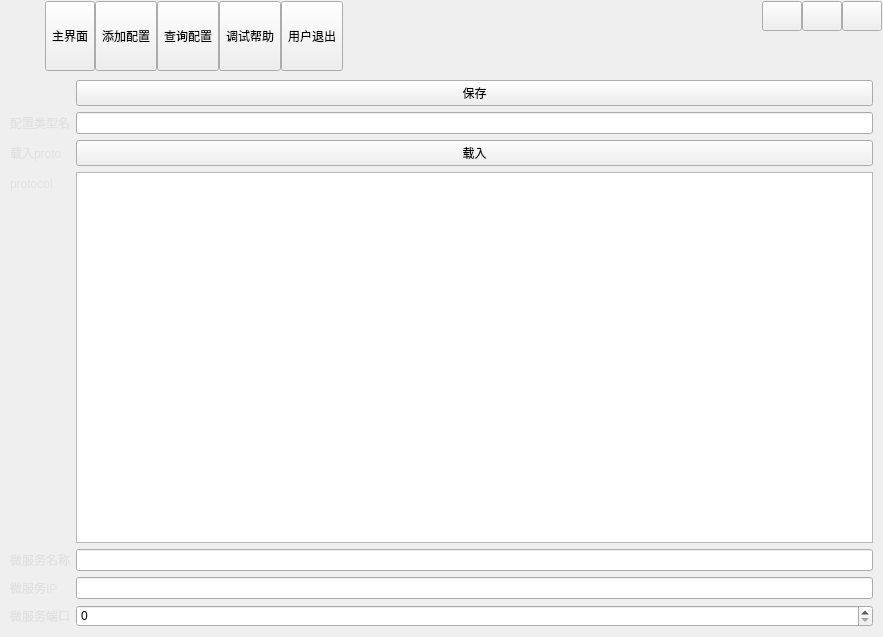
<?xml version="1.0" encoding="UTF-8"?>
<ui version="4.0">
 <class>frmMain</class>
 <widget class="QDialog" name="frmMain">
  <property name="geometry">
   <rect>
    <x>0</x>
    <y>0</y>
    <width>883</width>
    <height>637</height>
   </rect>
  </property>
  <property name="windowTitle">
   <string>Form</string>
  </property>
  <layout class="QVBoxLayout" name="verticalLayout">
   <property name="spacing">
    <number>0</number>
   </property>
   <property name="leftMargin">
    <number>1</number>
   </property>
   <property name="topMargin">
    <number>1</number>
   </property>
   <property name="rightMargin">
    <number>1</number>
   </property>
   <property name="bottomMargin">
    <number>1</number>
   </property>
   <item>
    <widget class="QWidget" name="widgetTitle" native="true">
     <property name="sizePolicy">
      <sizepolicy hsizetype="Preferred" vsizetype="Fixed">
       <horstretch>0</horstretch>
       <verstretch>0</verstretch>
      </sizepolicy>
     </property>
     <layout class="QHBoxLayout" name="horizontalLayout_2">
      <property name="spacing">
       <number>10</number>
      </property>
      <property name="leftMargin">
       <number>10</number>
      </property>
      <property name="topMargin">
       <number>0</number>
      </property>
      <property name="rightMargin">
       <number>0</number>
      </property>
      <property name="bottomMargin">
       <number>0</number>
      </property>
      <item>
       <widget class="QLabel" name="labIco">
        <property name="text">
         <string/>
        </property>
        <property name="alignment">
         <set>Qt::AlignCenter</set>
        </property>
       </widget>
      </item>
      <item>
       <widget class="QLabel" name="labTitle">
        <property name="styleSheet">
         <string notr="true"/>
        </property>
        <property name="text">
         <string/>
        </property>
        <property name="alignment">
         <set>Qt::AlignLeading|Qt::AlignLeft|Qt::AlignVCenter</set>
        </property>
       </widget>
      </item>
      <item>
       <widget class="QWidget" name="widgetTop" native="true">
        <layout class="QHBoxLayout" name="horizontalLayout_3">
         <property name="spacing">
          <number>0</number>
         </property>
         <property name="leftMargin">
          <number>0</number>
         </property>
         <property name="topMargin">
          <number>0</number>
         </property>
         <property name="rightMargin">
          <number>0</number>
         </property>
         <property name="bottomMargin">
          <number>0</number>
         </property>
         <item>
          <widget class="QToolButton" name="btnMain">
           <property name="sizePolicy">
            <sizepolicy hsizetype="Fixed" vsizetype="Expanding">
             <horstretch>0</horstretch>
             <verstretch>0</verstretch>
            </sizepolicy>
           </property>
           <property name="text">
            <string>主界面</string>
           </property>
           <property name="icon">
            <iconset resource="../other/main.qrc">
             <normaloff>:/image/main_main.png</normaloff>:/image/main_main.png</iconset>
           </property>
           <property name="toolButtonStyle">
            <enum>Qt::ToolButtonTextUnderIcon</enum>
           </property>
          </widget>
         </item>
         <item>
          <widget class="QToolButton" name="btnConfig">
           <property name="sizePolicy">
            <sizepolicy hsizetype="Fixed" vsizetype="Expanding">
             <horstretch>0</horstretch>
             <verstretch>0</verstretch>
            </sizepolicy>
           </property>
           <property name="text">
            <string>添加配置</string>
           </property>
           <property name="icon">
            <iconset resource="../other/main.qrc">
             <normaloff>:/image/branch_open.png</normaloff>:/image/branch_open.png</iconset>
           </property>
           <property name="toolButtonStyle">
            <enum>Qt::ToolButtonTextUnderIcon</enum>
           </property>
          </widget>
         </item>
         <item>
          <widget class="QToolButton" name="btnData">
           <property name="sizePolicy">
            <sizepolicy hsizetype="Fixed" vsizetype="Expanding">
             <horstretch>0</horstretch>
             <verstretch>0</verstretch>
            </sizepolicy>
           </property>
           <property name="text">
            <string>查询配置</string>
           </property>
           <property name="icon">
            <iconset resource="../other/main.qrc">
             <normaloff>:/image/main_data.png</normaloff>:/image/main_data.png</iconset>
           </property>
           <property name="checked">
            <bool>false</bool>
           </property>
           <property name="toolButtonStyle">
            <enum>Qt::ToolButtonTextUnderIcon</enum>
           </property>
          </widget>
         </item>
         <item>
          <widget class="QToolButton" name="btnHelp">
           <property name="sizePolicy">
            <sizepolicy hsizetype="Fixed" vsizetype="Expanding">
             <horstretch>0</horstretch>
             <verstretch>0</verstretch>
            </sizepolicy>
           </property>
           <property name="styleSheet">
            <string notr="true"/>
           </property>
           <property name="text">
            <string>调试帮助</string>
           </property>
           <property name="icon">
            <iconset resource="../other/main.qrc">
             <normaloff>:/image/main_person.png</normaloff>:/image/main_person.png</iconset>
           </property>
           <property name="toolButtonStyle">
            <enum>Qt::ToolButtonTextUnderIcon</enum>
           </property>
          </widget>
         </item>
         <item>
          <widget class="QToolButton" name="btnExit">
           <property name="sizePolicy">
            <sizepolicy hsizetype="Fixed" vsizetype="Expanding">
             <horstretch>0</horstretch>
             <verstretch>0</verstretch>
            </sizepolicy>
           </property>
           <property name="styleSheet">
            <string notr="true"/>
           </property>
           <property name="text">
            <string>用户退出</string>
           </property>
           <property name="icon">
            <iconset resource="../other/main.qrc">
             <normaloff>:/image/main_exit.png</normaloff>:/image/main_exit.png</iconset>
           </property>
           <property name="toolButtonStyle">
            <enum>Qt::ToolButtonTextUnderIcon</enum>
           </property>
          </widget>
         </item>
        </layout>
       </widget>
      </item>
      <item>
       <spacer name="horizontalSpacer">
        <property name="orientation">
         <enum>Qt::Horizontal</enum>
        </property>
        <property name="sizeHint" stdset="0">
         <size>
          <width>40</width>
          <height>20</height>
         </size>
        </property>
       </spacer>
      </item>
      <item>
       <widget class="QWidget" name="widgetMenu" native="true">
        <layout class="QGridLayout" name="gridLayout_2">
         <property name="leftMargin">
          <number>0</number>
         </property>
         <property name="topMargin">
          <number>0</number>
         </property>
         <property name="rightMargin">
          <number>0</number>
         </property>
         <property name="bottomMargin">
          <number>0</number>
         </property>
         <property name="spacing">
          <number>0</number>
         </property>
         <item row="1" column="1" colspan="3">
          <spacer name="verticalSpacer">
           <property name="orientation">
            <enum>Qt::Vertical</enum>
           </property>
           <property name="sizeHint" stdset="0">
            <size>
             <width>20</width>
             <height>40</height>
            </size>
           </property>
          </spacer>
         </item>
         <item row="0" column="1">
          <widget class="QPushButton" name="btnMenu_Min">
           <property name="sizePolicy">
            <sizepolicy hsizetype="Minimum" vsizetype="Expanding">
             <horstretch>0</horstretch>
             <verstretch>0</verstretch>
            </sizepolicy>
           </property>
           <property name="minimumSize">
            <size>
             <width>30</width>
             <height>30</height>
            </size>
           </property>
           <property name="cursor">
            <cursorShape>ArrowCursor</cursorShape>
           </property>
           <property name="focusPolicy">
            <enum>Qt::NoFocus</enum>
           </property>
           <property name="toolTip">
            <string>最小化</string>
           </property>
           <property name="text">
            <string/>
           </property>
          </widget>
         </item>
         <item row="0" column="3">
          <widget class="QPushButton" name="btnMenu_Close">
           <property name="sizePolicy">
            <sizepolicy hsizetype="Minimum" vsizetype="Expanding">
             <horstretch>0</horstretch>
             <verstretch>0</verstretch>
            </sizepolicy>
           </property>
           <property name="minimumSize">
            <size>
             <width>30</width>
             <height>30</height>
            </size>
           </property>
           <property name="cursor">
            <cursorShape>ArrowCursor</cursorShape>
           </property>
           <property name="focusPolicy">
            <enum>Qt::NoFocus</enum>
           </property>
           <property name="toolTip">
            <string>关闭</string>
           </property>
           <property name="text">
            <string/>
           </property>
          </widget>
         </item>
         <item row="0" column="2">
          <widget class="QPushButton" name="btnMenu_Max">
           <property name="sizePolicy">
            <sizepolicy hsizetype="Minimum" vsizetype="Expanding">
             <horstretch>0</horstretch>
             <verstretch>0</verstretch>
            </sizepolicy>
           </property>
           <property name="minimumSize">
            <size>
             <width>30</width>
             <height>30</height>
            </size>
           </property>
           <property name="focusPolicy">
            <enum>Qt::NoFocus</enum>
           </property>
           <property name="text">
            <string/>
           </property>
          </widget>
         </item>
        </layout>
       </widget>
      </item>
     </layout>
    </widget>
   </item>
   <item>
    <widget class="QStackedWidget" name="stackedWidget">
     <property name="enabled">
      <bool>true</bool>
     </property>
     <property name="maximumSize">
      <size>
       <width>16777215</width>
       <height>16777215</height>
      </size>
     </property>
     <property name="styleSheet">
      <string notr="true">QLabel {
font: 12pt &quot;黑体&quot;;
color: rgb(225, 225, 225);
}</string>
     </property>
     <property name="currentIndex">
      <number>1</number>
     </property>
     <widget class="QWidget" name="page1">
      <widget class="QLabel" name="lab1">
       <property name="geometry">
        <rect>
         <x>9</x>
         <y>9</y>
         <width>16</width>
         <height>16</height>
        </rect>
       </property>
       <property name="styleSheet">
        <string notr="true"/>
       </property>
       <property name="text">
        <string/>
       </property>
       <property name="alignment">
        <set>Qt::AlignCenter</set>
       </property>
      </widget>
      <widget class="QTableWidget" name="tableWidget">
       <property name="geometry">
        <rect>
         <x>-5</x>
         <y>0</y>
         <width>311</width>
         <height>571</height>
        </rect>
       </property>
       <property name="editTriggers">
        <set>QAbstractItemView::NoEditTriggers</set>
       </property>
       <property name="selectionMode">
        <enum>QAbstractItemView::SingleSelection</enum>
       </property>
       <property name="selectionBehavior">
        <enum>QAbstractItemView::SelectRows</enum>
       </property>
       <row>
        <property name="text">
         <string>1</string>
        </property>
       </row>
       <column>
        <property name="text">
         <string>微服务名称</string>
        </property>
       </column>
       <column>
        <property name="text">
         <string>IP</string>
        </property>
       </column>
       <column>
        <property name="text">
         <string>端口</string>
        </property>
       </column>
       <item row="0" column="0">
        <property name="text">
         <string>dir</string>
        </property>
       </item>
       <item row="0" column="1">
        <property name="text">
         <string>127.0.0.1</string>
        </property>
       </item>
       <item row="0" column="2">
        <property name="text">
         <string>8080</string>
        </property>
       </item>
      </widget>
      <widget class="QListWidget" name="log_list_Widget">
       <property name="geometry">
        <rect>
         <x>305</x>
         <y>0</y>
         <width>291</width>
         <height>571</height>
        </rect>
       </property>
      </widget>
      <widget class="QWidget" name="widget" native="true">
       <property name="geometry">
        <rect>
         <x>600</x>
         <y>0</y>
         <width>281</width>
         <height>561</height>
        </rect>
       </property>
       <widget class="QWidget" name="verticalLayoutWidget">
        <property name="geometry">
         <rect>
          <x>120</x>
          <y>10</y>
          <width>161</width>
          <height>81</height>
         </rect>
        </property>
        <layout class="QVBoxLayout" name="verticalLayout_2">
         <item>
          <widget class="QLineEdit" name="server_ip_edit">
           <property name="text">
            <string>127.0.0.1</string>
           </property>
          </widget>
         </item>
         <item>
          <widget class="QSpinBox" name="server_port_box">
           <property name="minimumSize">
            <size>
             <width>0</width>
             <height>0</height>
            </size>
           </property>
           <property name="minimum">
            <number>1</number>
           </property>
           <property name="maximum">
            <number>65535</number>
           </property>
           <property name="value">
            <number>20019</number>
           </property>
          </widget>
         </item>
        </layout>
       </widget>
       <widget class="QWidget" name="verticalLayoutWidget_2">
        <property name="geometry">
         <rect>
          <x>0</x>
          <y>10</y>
          <width>122</width>
          <height>81</height>
         </rect>
        </property>
        <layout class="QVBoxLayout" name="verticalLayout_6">
         <item>
          <widget class="QLabel" name="label_2">
           <property name="styleSheet">
            <string notr="true">font: 12pt &quot;黑体&quot;;
color: rgb(225, 225, 225);</string>
           </property>
           <property name="text">
            <string>配置中心IP</string>
           </property>
          </widget>
         </item>
         <item>
          <widget class="QLabel" name="label">
           <property name="styleSheet">
            <string notr="true">font: 12pt &quot;黑体&quot;;
color: rgb(225, 225, 225);</string>
           </property>
           <property name="text">
            <string>配置中心端口</string>
           </property>
          </widget>
         </item>
        </layout>
       </widget>
       <widget class="QPushButton" name="refreshButton">
        <property name="geometry">
         <rect>
          <x>80</x>
          <y>110</y>
          <width>121</width>
          <height>51</height>
         </rect>
        </property>
        <property name="text">
         <string>刷新</string>
        </property>
        <property name="iconSize">
         <size>
          <width>85</width>
          <height>50</height>
         </size>
        </property>
       </widget>
       <widget class="QPushButton" name="deleteButton">
        <property name="geometry">
         <rect>
          <x>80</x>
          <y>260</y>
          <width>121</width>
          <height>51</height>
         </rect>
        </property>
        <property name="text">
         <string>删除</string>
        </property>
        <property name="iconSize">
         <size>
          <width>85</width>
          <height>50</height>
         </size>
        </property>
       </widget>
       <widget class="QPushButton" name="editButton">
        <property name="geometry">
         <rect>
          <x>80</x>
          <y>170</y>
          <width>121</width>
          <height>51</height>
         </rect>
        </property>
        <property name="text">
         <string>编辑配置</string>
        </property>
        <property name="iconSize">
         <size>
          <width>85</width>
          <height>50</height>
         </size>
        </property>
       </widget>
      </widget>
     </widget>
     <widget class="QWidget" name="page2">
      <property name="styleSheet">
       <string notr="true">QLabel {
font: 12pt &quot;黑体&quot;;
color: rgb(225, 225, 225);
}</string>
      </property>
      <layout class="QVBoxLayout" name="verticalLayout_3">
       <item>
        <layout class="QFormLayout" name="formLayout">
         <item row="0" column="1">
          <widget class="QPushButton" name="save_pushButton">
           <property name="text">
            <string>保存</string>
           </property>
          </widget>
         </item>
         <item row="1" column="0">
          <widget class="QLabel" name="label_4">
           <property name="text">
            <string>配置类型名</string>
           </property>
          </widget>
         </item>
         <item row="1" column="1">
          <widget class="QLineEdit" name="type_lineEdit">
           <property name="clearButtonEnabled">
            <bool>true</bool>
           </property>
          </widget>
         </item>
         <item row="3" column="0">
          <widget class="QLabel" name="label_3">
           <property name="text">
            <string>载入proto</string>
           </property>
          </widget>
         </item>
         <item row="3" column="1">
          <widget class="QPushButton" name="load_proto_pushButton">
           <property name="text">
            <string>载入</string>
           </property>
          </widget>
         </item>
         <item row="4" column="1">
          <widget class="QTextEdit" name="proto_textEdit"/>
         </item>
         <item row="4" column="0">
          <widget class="QLabel" name="label_5">
           <property name="text">
            <string>protocol</string>
           </property>
          </widget>
         </item>
         <item row="5" column="0">
          <widget class="QLabel" name="service_nameLabel">
           <property name="text">
            <string>微服务名称</string>
           </property>
          </widget>
         </item>
         <item row="5" column="1">
          <widget class="QLineEdit" name="service_nameLineEdit">
           <property name="clearButtonEnabled">
            <bool>true</bool>
           </property>
          </widget>
         </item>
         <item row="6" column="0">
          <widget class="QLabel" name="service_ipLabel">
           <property name="text">
            <string>微服务IP</string>
           </property>
          </widget>
         </item>
         <item row="6" column="1">
          <widget class="QLineEdit" name="service_ipLineEdit">
           <property name="clearButtonEnabled">
            <bool>true</bool>
           </property>
          </widget>
         </item>
         <item row="7" column="0">
          <widget class="QLabel" name="service_portLabel">
           <property name="text">
            <string>微服务端口</string>
           </property>
          </widget>
         </item>
         <item row="7" column="1">
          <widget class="QSpinBox" name="service_portBox">
           <property name="minimum">
            <number>0</number>
           </property>
           <property name="maximum">
            <number>65535</number>
           </property>
          </widget>
         </item>
        </layout>
       </item>
      </layout>
     </widget>
     <widget class="QWidget" name="page3">
      <layout class="QVBoxLayout" name="verticalLayout_5">
       <item>
        <widget class="QLabel" name="lab3">
         <property name="text">
          <string>查询配置</string>
         </property>
         <property name="alignment">
          <set>Qt::AlignCenter</set>
         </property>
        </widget>
       </item>
      </layout>
     </widget>
     <widget class="QWidget" name="page4">
      <layout class="QVBoxLayout" name="verticalLayout_4">
       <item>
        <widget class="QLabel" name="lab4">
         <property name="text">
          <string>调试帮助</string>
         </property>
         <property name="alignment">
          <set>Qt::AlignCenter</set>
         </property>
        </widget>
       </item>
      </layout>
     </widget>
    </widget>
   </item>
  </layout>
 </widget>
 <resources>
  <include location="../other/main.qrc"/>
  <include location="../core_qss/qss.qrc"/>
  <include location="../core_base/qrc/font.qrc"/>
  <include location="../core_base/qrc/image.qrc"/>
  <include location="../core_base/qrc/qm.qrc"/>
 </resources>
 <connections>
  <connection>
   <sender>refreshButton</sender>
   <signal>clicked()</signal>
   <receiver>frmMain</receiver>
   <slot>Refresh()</slot>
   <hints>
    <hint type="sourcelabel">
     <x>715</x>
     <y>201</y>
    </hint>
    <hint type="destinationlabel">
     <x>754</x>
     <y>636</y>
    </hint>
   </hints>
  </connection>
  <connection>
   <sender>save_pushButton</sender>
   <signal>clicked()</signal>
   <receiver>frmMain</receiver>
   <slot>Save()</slot>
   <hints>
    <hint type="sourcelabel">
     <x>90</x>
     <y>78</y>
    </hint>
    <hint type="destinationlabel">
     <x>452</x>
     <y>-45</y>
    </hint>
   </hints>
  </connection>
  <connection>
   <sender>load_proto_pushButton</sender>
   <signal>clicked()</signal>
   <receiver>frmMain</receiver>
   <slot>LoadProto()</slot>
   <hints>
    <hint type="sourcelabel">
     <x>90</x>
     <y>87</y>
    </hint>
    <hint type="destinationlabel">
     <x>480</x>
     <y>-34</y>
    </hint>
   </hints>
  </connection>
  <connection>
   <sender>deleteButton</sender>
   <signal>clicked()</signal>
   <receiver>frmMain</receiver>
   <slot>DelConfig()</slot>
   <hints>
    <hint type="sourcelabel">
     <x>751</x>
     <y>365</y>
    </hint>
    <hint type="destinationlabel">
     <x>742</x>
     <y>971</y>
    </hint>
   </hints>
  </connection>
  <connection>
   <sender>editButton</sender>
   <signal>clicked()</signal>
   <receiver>frmMain</receiver>
   <slot>EditConfig()</slot>
   <hints>
    <hint type="sourcelabel">
     <x>743</x>
     <y>258</y>
    </hint>
    <hint type="destinationlabel">
     <x>732</x>
     <y>891</y>
    </hint>
   </hints>
  </connection>
  <connection>
   <sender>tableWidget</sender>
   <signal>cellDoubleClicked(int,int)</signal>
   <receiver>frmMain</receiver>
   <slot>EditConfig()</slot>
   <hints>
    <hint type="sourcelabel">
     <x>152</x>
     <y>255</y>
    </hint>
    <hint type="destinationlabel">
     <x>163</x>
     <y>-100</y>
    </hint>
   </hints>
  </connection>
 </connections>
 <slots>
  <slot>Refresh()</slot>
  <slot>Save()</slot>
  <slot>LoadProto()</slot>
  <slot>DelConfig()</slot>
  <slot>EditConfig()</slot>
 </slots>
</ui>
